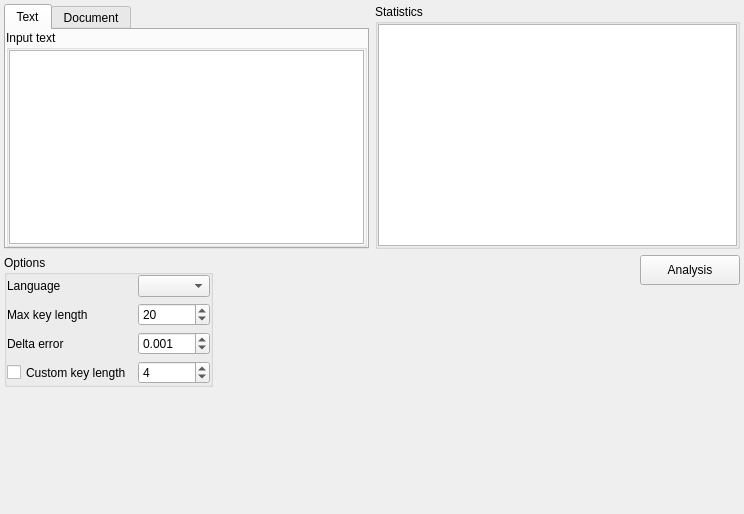
<?xml version="1.0" encoding="UTF-8"?>
<ui version="4.0">
 <class>autocorrelation</class>
 <widget class="QWidget" name="autocorrelation">
  <property name="geometry">
   <rect>
    <x>0</x>
    <y>0</y>
    <width>744</width>
    <height>514</height>
   </rect>
  </property>
  <property name="windowTitle">
   <string>Form</string>
  </property>
  <layout class="QVBoxLayout" name="verticalLayout_7">
   <property name="leftMargin">
    <number>4</number>
   </property>
   <property name="topMargin">
    <number>4</number>
   </property>
   <property name="rightMargin">
    <number>4</number>
   </property>
   <property name="bottomMargin">
    <number>4</number>
   </property>
   <item>
    <layout class="QHBoxLayout" name="horizontal_layout_1">
     <item>
      <widget class="QTabWidget" name="tab_widget">
       <property name="maximumSize">
        <size>
         <width>16777215</width>
         <height>400</height>
        </size>
       </property>
       <property name="currentIndex">
        <number>0</number>
       </property>
       <widget class="QWidget" name="tab_text">
        <attribute name="title">
         <string>Text</string>
        </attribute>
        <layout class="QVBoxLayout" name="verticalLayout">
         <property name="leftMargin">
          <number>0</number>
         </property>
         <property name="topMargin">
          <number>0</number>
         </property>
         <property name="rightMargin">
          <number>0</number>
         </property>
         <property name="bottomMargin">
          <number>0</number>
         </property>
         <item>
          <widget class="QGroupBox" name="group_box_input">
           <property name="title">
            <string>Input text</string>
           </property>
           <layout class="QVBoxLayout" name="verticalLayout_2">
            <property name="leftMargin">
             <number>0</number>
            </property>
            <property name="topMargin">
             <number>0</number>
            </property>
            <property name="rightMargin">
             <number>0</number>
            </property>
            <property name="bottomMargin">
             <number>0</number>
            </property>
            <item>
             <widget class="QTextEdit" name="text_edit_input"/>
            </item>
           </layout>
          </widget>
         </item>
        </layout>
       </widget>
       <widget class="QWidget" name="tab_document">
        <attribute name="title">
         <string>Document</string>
        </attribute>
       </widget>
      </widget>
     </item>
     <item>
      <widget class="QGroupBox" name="group_box_stats">
       <property name="maximumSize">
        <size>
         <width>16777215</width>
         <height>400</height>
        </size>
       </property>
       <property name="title">
        <string>Statistics</string>
       </property>
       <layout class="QVBoxLayout" name="verticalLayout_3">
        <property name="leftMargin">
         <number>0</number>
        </property>
        <property name="topMargin">
         <number>0</number>
        </property>
        <property name="rightMargin">
         <number>0</number>
        </property>
        <property name="bottomMargin">
         <number>0</number>
        </property>
        <item>
         <widget class="QTextEdit" name="text_edit_stats"/>
        </item>
       </layout>
      </widget>
     </item>
    </layout>
   </item>
   <item>
    <layout class="QHBoxLayout" name="horizontal_layout_2">
     <item>
      <layout class="QVBoxLayout" name="vertical_layout_1">
       <item>
        <widget class="QGroupBox" name="group_box_options">
         <property name="title">
          <string>Options</string>
         </property>
         <layout class="QVBoxLayout" name="verticalLayout_4">
          <property name="leftMargin">
           <number>0</number>
          </property>
          <property name="topMargin">
           <number>0</number>
          </property>
          <property name="rightMargin">
           <number>0</number>
          </property>
          <property name="bottomMargin">
           <number>0</number>
          </property>
          <item>
           <layout class="QFormLayout" name="form_layout_options">
            <item row="0" column="0">
             <widget class="QLabel" name="label_lang">
              <property name="text">
               <string>Language</string>
              </property>
             </widget>
            </item>
            <item row="0" column="1">
             <widget class="QComboBox" name="combo_box_lang"/>
            </item>
            <item row="1" column="0">
             <widget class="QLabel" name="label_max_key_length">
              <property name="text">
               <string>Max key length</string>
              </property>
             </widget>
            </item>
            <item row="1" column="1">
             <widget class="QSpinBox" name="spin_box_max_key_length">
              <property name="minimum">
               <number>1</number>
              </property>
              <property name="maximum">
               <number>100000</number>
              </property>
              <property name="value">
               <number>20</number>
              </property>
             </widget>
            </item>
            <item row="2" column="0">
             <widget class="QLabel" name="label_delta">
              <property name="text">
               <string>Delta error</string>
              </property>
             </widget>
            </item>
            <item row="2" column="1">
             <widget class="QDoubleSpinBox" name="double_spin_box_delta">
              <property name="decimals">
               <number>3</number>
              </property>
              <property name="maximum">
               <double>0.100000000000000</double>
              </property>
              <property name="singleStep">
               <double>0.001000000000000</double>
              </property>
              <property name="value">
               <double>0.001000000000000</double>
              </property>
             </widget>
            </item>
            <item row="3" column="0">
             <widget class="QCheckBox" name="check_box_custom_key_length">
              <property name="sizePolicy">
               <sizepolicy hsizetype="Minimum" vsizetype="Expanding">
                <horstretch>0</horstretch>
                <verstretch>0</verstretch>
               </sizepolicy>
              </property>
              <property name="text">
               <string>Custom key length</string>
              </property>
             </widget>
            </item>
            <item row="3" column="1">
             <widget class="QSpinBox" name="spin_box_custom_key_length">
              <property name="maximum">
               <number>100000</number>
              </property>
              <property name="value">
               <number>4</number>
              </property>
             </widget>
            </item>
           </layout>
          </item>
         </layout>
        </widget>
       </item>
       <item>
        <spacer name="vertical_spacer_1">
         <property name="orientation">
          <enum>Qt::Vertical</enum>
         </property>
         <property name="sizeHint" stdset="0">
          <size>
           <width>20</width>
           <height>40</height>
          </size>
         </property>
        </spacer>
       </item>
      </layout>
     </item>
     <item>
      <spacer name="horizontal_spacer_1">
       <property name="orientation">
        <enum>Qt::Horizontal</enum>
       </property>
       <property name="sizeHint" stdset="0">
        <size>
         <width>40</width>
         <height>20</height>
        </size>
       </property>
      </spacer>
     </item>
     <item>
      <layout class="QVBoxLayout" name="vertical_layout_2">
       <item>
        <layout class="QHBoxLayout" name="horizontal_layout_3">
         <item>
          <widget class="QPushButton" name="button_analysis">
           <property name="sizePolicy">
            <sizepolicy hsizetype="Fixed" vsizetype="Fixed">
             <horstretch>0</horstretch>
             <verstretch>0</verstretch>
            </sizepolicy>
           </property>
           <property name="minimumSize">
            <size>
             <width>100</width>
             <height>30</height>
            </size>
           </property>
           <property name="text">
            <string>Analysis</string>
           </property>
          </widget>
         </item>
        </layout>
       </item>
       <item>
        <spacer name="vertical_spacer_2">
         <property name="orientation">
          <enum>Qt::Vertical</enum>
         </property>
         <property name="sizeHint" stdset="0">
          <size>
           <width>20</width>
           <height>40</height>
          </size>
         </property>
        </spacer>
       </item>
      </layout>
     </item>
    </layout>
   </item>
   <item>
    <spacer name="vertical_spacer_3">
     <property name="orientation">
      <enum>Qt::Vertical</enum>
     </property>
     <property name="sizeHint" stdset="0">
      <size>
       <width>20</width>
       <height>34</height>
      </size>
     </property>
    </spacer>
   </item>
  </layout>
 </widget>
 <resources/>
 <connections/>
</ui>
